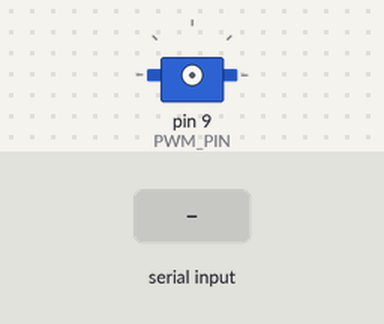
A sketch run on a simulated Arduino Uno, built with avr-gcc and run on an emulated ATmega328P. Parts: servo. Inputs (shaded band) come from the test bench.

Above: at 1.2 s.
1.3 s: byte 30 received over Serial
2.8 s: byte 90 received over Serial
At 3.8 s:
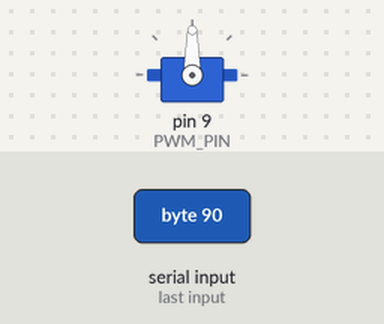
4.3 s: byte 120 received over Serial
At 5.1 s:
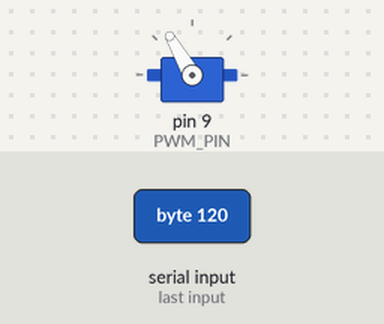
Timing chart, 0 to 7.3 s (numbered marks = the images above; inputs shaded):
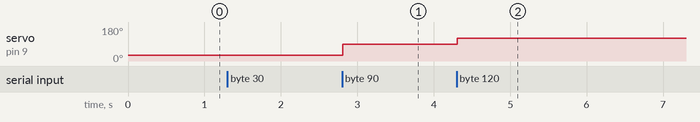

The sketch:

gripper_controller.ino
```cpp
#define PWM_PIN 9

#include <Servo.h>

Servo myservo;
void setup() {
  Serial.begin(9600);
}


int value = 100;
int timeoutCount = 0;

void loop() {
  while (Serial.available()) {
    value = Serial.read();

    myservo.attach(PWM_PIN, 0, 255);
    myservo.write(value);
    timeoutCount = 0;
  }

  if (timeoutCount > 50) {
    myservo.detach();
  }

  delay(10);
  timeoutCount++;
}
```

Measured:
- after the input at 2.8 s, servo on pin 9 (PWM_PIN): 30° → 90° at once
- after the input at 4.3 s, servo on pin 9 (PWM_PIN): 90° → 120° at once
